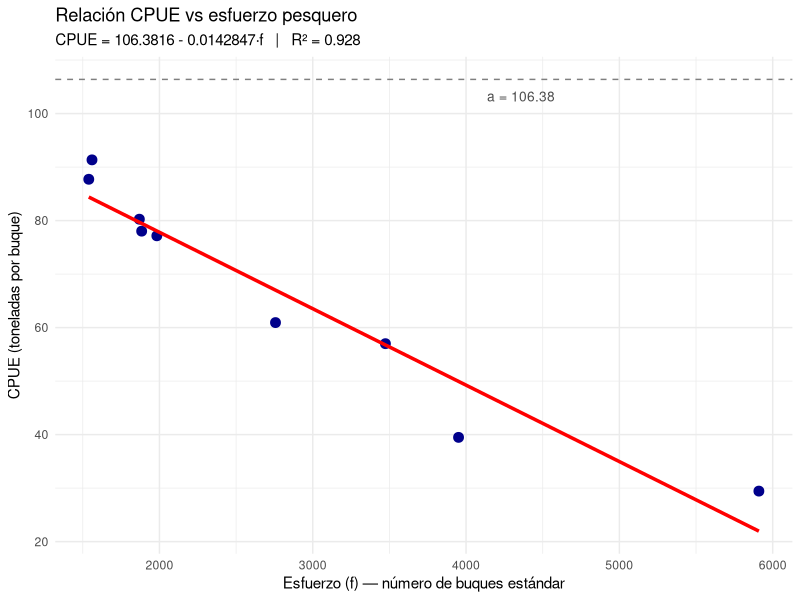
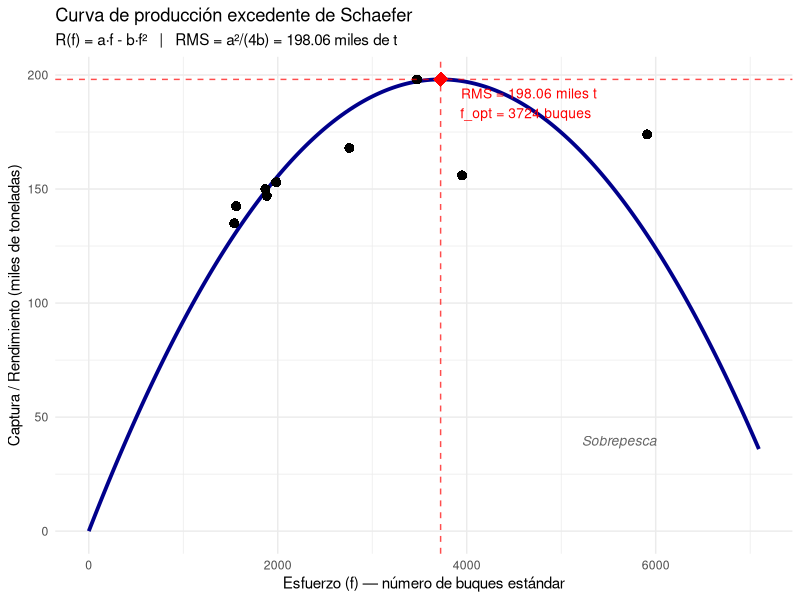
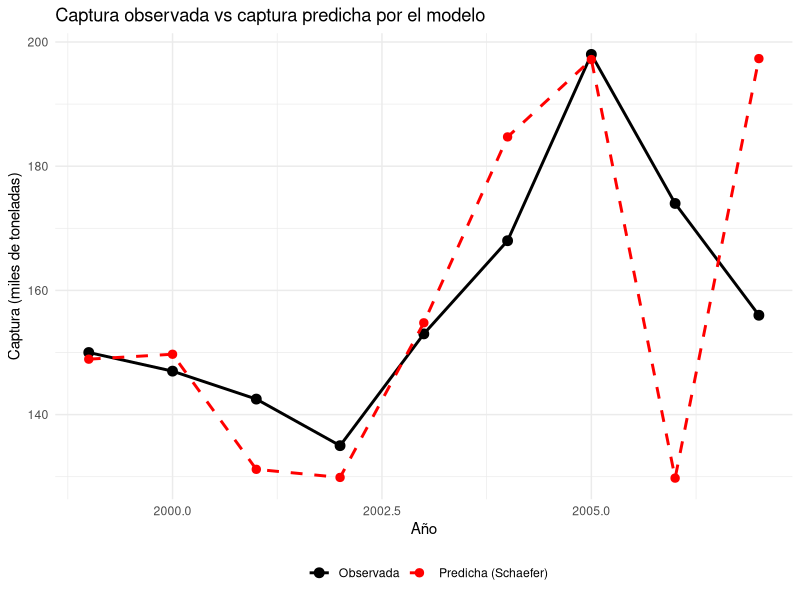
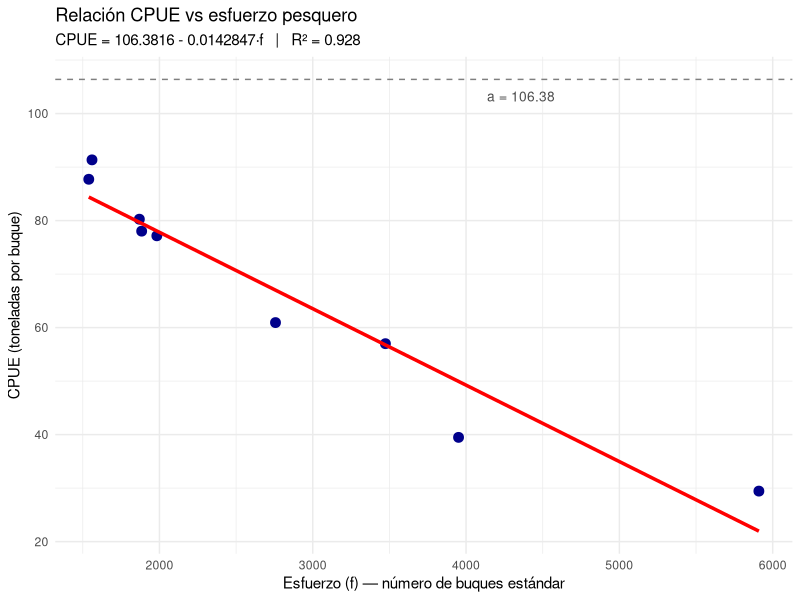
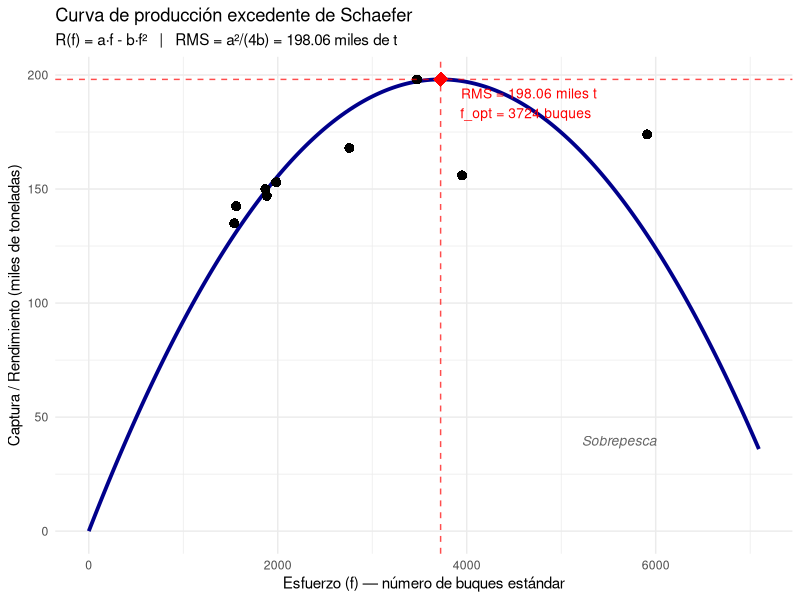
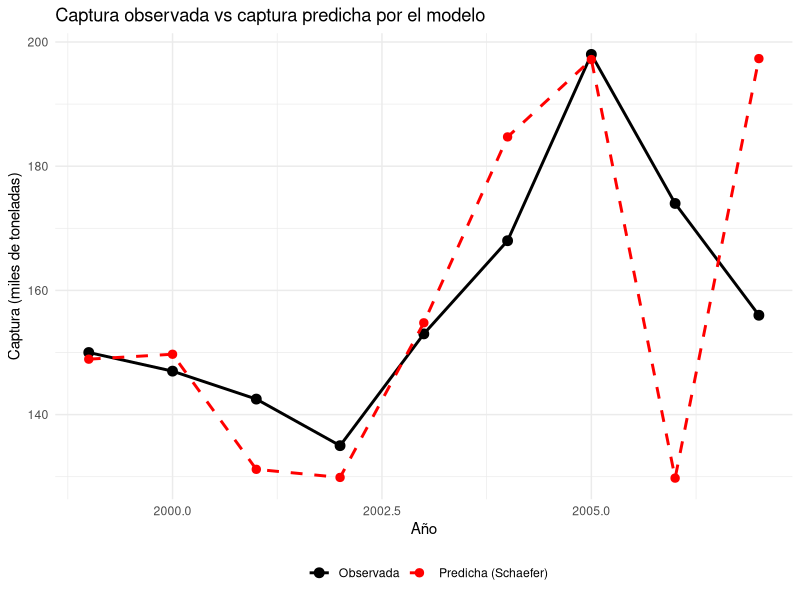

Source code (R) for these figures, in order:
# ==============================================================================
# PRÁCTICA 11: RMS CON EL MODELO HOLÍSTICO DE SCHAEFER (1954)
# Entorno: Posit Cloud
# ==============================================================================

# 1. PAQUETES
if(!require(tidyverse)) install.packages("tidyverse")
if(!require(scales))    install.packages("scales")
library(tidyverse); library(scales)

# 2. CARPETA DE RESULTADOS
if(!dir.exists("resultados_practica11")) dir.create("resultados_practica11")

# ==============================================================================
# 3. DATOS DE CAPTURA Y ESFUERZO (Tabla 1 del manual)
# ==============================================================================
# C = captura en miles de toneladas (toneladas *10^3)
# f = número de buques estándar (esfuerzo)
datos <- tibble(
  Anio = 1999:2007,
  f    = c(1869, 1884, 1560, 1539, 1983, 2757, 3474, 5910, 3951),
  C    = c(150,  147,  142.5, 135, 153,  168,  198,  174,  156)
) %>%
  mutate(
    CPUE = (C * 1000) / f      # Captura por unidad de esfuerzo (toneladas/buque)
  )

cat("\n=== DATOS CON CPUE CALCULADO ===\n")
print(as.data.frame(datos))

write.csv(datos, "resultados_practica11/01_tabla_datos_CPUE.csv", row.names = FALSE)

# ==============================================================================
# 4. REGRESIÓN LINEAL CPUE = a - b*f
# ==============================================================================
modelo <- lm(CPUE ~ f, data = datos)

a <- coef(modelo)[1]         # Intercepto (CPUE máxima teórica, t/buque)
b <- -coef(modelo)[2]        # Pendiente positiva (reducción de CPUE por buque)
r2 <- summary(modelo)$r.squared

cat("\n=== REGRESIÓN LINEAL CPUE = a - b·f ===\n")
cat("a (intercepto) =", round(a, 4), "t/buque\n")
cat("b (pendiente)  =", round(b, 8), "t/buque²\n")
cat("R²             =", round(r2, 4), "\n")
cat("Ecuación: CPUE =", round(a, 4), "-", round(b, 8), "* f\n")

# ==============================================================================
# 5. ESTIMACIÓN DEL RMS Y ESFUERZO ÓPTIMO
# ==============================================================================
f_opt_ton  <- a / (2 * b)            # Esfuerzo óptimo (buques)
RMS_ton    <- a^2 / (4 * b)          # RMS en toneladas
RMS_miles  <- RMS_ton / 1000         # RMS en miles de toneladas
CPUE_opt   <- a / 2                  # CPUE en el óptimo

resumen_RMS <- tibble(
  Parametro       = c("a (intercepto)", "b (pendiente)", "R²",
                      "f_opt (buques)", "CPUE_opt (t/buque)",
                      "RMS (toneladas)", "RMS (miles de toneladas)"),
  Valor           = c(round(a, 4), round(b, 8), round(r2, 4),
                      round(f_opt_ton, 0), round(CPUE_opt, 2),
                      round(RMS_ton, 0), round(RMS_miles, 2))
)

cat("\n=== RESULTADOS DEL MODELO DE SCHAEFER ===\n")
print(as.data.frame(resumen_RMS))

write.csv(resumen_RMS, "resultados_practica11/02_resumen_RMS.csv", row.names = FALSE)

# ==============================================================================
# 6. CURVA DE RENDIMIENTO R(f) = a·f - b·f²
# ==============================================================================
f_seq <- seq(0, max(datos$f) * 1.2, length.out = 300)
curva_R <- tibble(
  f       = f_seq,
  R_ton   = a * f_seq - b * f_seq^2,
  R_miles = R_ton / 1000
)

write.csv(curva_R, "resultados_practica11/03_curva_rendimiento.csv", row.names = FALSE)

# ==============================================================================
# 7. GRÁFICA 1: CPUE vs ESFUERZO (relación lineal)
# ==============================================================================
p1 <- ggplot(datos, aes(x = f, y = CPUE)) +
  geom_point(size = 3, color = "darkblue") +
  geom_smooth(method = "lm", se = FALSE, color = "red", linewidth = 1.2) +
  geom_hline(yintercept = a, linetype = "dashed", color = "gray50") +
  annotate("text", x = max(datos$f) * 0.7, y = a * 0.97,
           label = paste0("a = ", round(a, 2)),
           color = "gray30", size = 3.5, hjust = 0) +
  labs(
    title    = "Relación CPUE vs esfuerzo pesquero",
    subtitle = paste0("CPUE = ", round(a, 4), " - ", round(b, 8), "·f   |   R² = ", round(r2, 3)),
    x = "Esfuerzo (f) — número de buques estándar",
    y = "CPUE (toneladas por buque)"
  ) +
  theme_minimal()
print(p1)
ggsave("resultados_practica11/04_CPUE_vs_f.png", p1, width = 9, height = 6, dpi = 300)

# ==============================================================================
# 8. GRÁFICA 2: CURVA DE PRODUCCIÓN DE SCHAEFER (parábola)
# ==============================================================================
p2 <- ggplot() +
  # Curva de rendimiento
  geom_line(data = curva_R, aes(x = f, y = R_miles),
            color = "darkblue", linewidth = 1.3) +
  # Capturas observadas
  geom_point(data = datos, aes(x = f, y = C),
             size = 3, color = "black", shape = 16) +
  # Punto del RMS
  geom_point(aes(x = f_opt_ton, y = RMS_miles),
             size = 5, color = "red", shape = 18) +
  geom_vline(xintercept = f_opt_ton, linetype = "dashed",
             color = "red", alpha = 0.7) +
  geom_hline(yintercept = RMS_miles, linetype = "dashed",
             color = "red", alpha = 0.7) +
  # Anotaciones
  annotate("text", x = f_opt_ton, y = RMS_miles,
           label = paste0("RMS = ", round(RMS_miles, 2), " miles t\n",
                          "f_opt = ", round(f_opt_ton, 0), " buques"),
           hjust = -0.15, vjust = 1.3, color = "red", size = 3.5) +
  # Zona de sobrepesca
  annotate("text", x = max(datos$f) * 0.95, y = RMS_miles * 0.2,
           label = "Sobrepesca", color = "gray40",
           size = 3.5, fontface = "italic") +
  labs(
    title    = "Curva de producción excedente de Schaefer",
    subtitle = paste0("R(f) = a·f - b·f²   |   RMS = a²/(4b) = ",
                      round(RMS_miles, 2), " miles de t"),
    x = "Esfuerzo (f) — número de buques estándar",
    y = "Captura / Rendimiento (miles de toneladas)"
  ) +
  theme_minimal()
print(p2)
ggsave("resultados_practica11/05_curva_Schaefer.png", p2, width = 10, height = 6, dpi = 300)

# ==============================================================================
# 9. GRÁFICA 3: CAPTURA OBSERVADA vs CAPTURA PREDICHA POR EL MODELO
# ==============================================================================
datos <- datos %>%
  mutate(C_pred = (a * f - b * f^2) / 1000)  # miles de toneladas

p3 <- ggplot(datos, aes(x = Anio)) +
  geom_line(aes(y = C, color = "Observada"), linewidth = 1) +
  geom_point(aes(y = C, color = "Observada"), size = 3) +
  geom_line(aes(y = C_pred, color = "Predicha (Schaefer)"),
            linewidth = 1, linetype = "dashed") +
  geom_point(aes(y = C_pred, color = "Predicha (Schaefer)"), size = 2.5) +
  scale_color_manual(values = c("Observada" = "black",
                                "Predicha (Schaefer)" = "red")) +
  labs(
    title = "Captura observada vs captura predicha por el modelo",
    x = "Año", y = "Captura (miles de toneladas)", color = ""
  ) +
  theme_minimal() + theme(legend.position = "bottom")
print(p3)
ggsave("resultados_practica11/06_obs_vs_predicha.png", p3, width = 10, height = 5, dpi = 300)

# ==============================================================================
# 10. TABLA COMPARATIVA FINAL
# ==============================================================================
tabla_final <- datos %>%
  mutate(
    CPUE           = round(CPUE, 2),
    C_pred_miles   = round(C_pred, 2),
    Diferencia     = round(C - C_pred_miles, 2)
  ) %>%
  select(Anio, f, C, CPUE, C_pred_miles, Diferencia)

write.csv(tabla_final, "resultados_practica11/07_tabla_comparativa.csv", row.names = FALSE)
print(tabla_final)

# ==============================================================================
# 11. VISUALIZAR
# ==============================================================================
View(datos)
View(resumen_RMS)
View(curva_R)
View(tabla_final)

cat("\n=======================================================\n")
cat("✔ Práctica 11 completada.\n")
cat("✔ Archivos en 'resultados_practica11'.\n")
cat("=======================================================\n")
